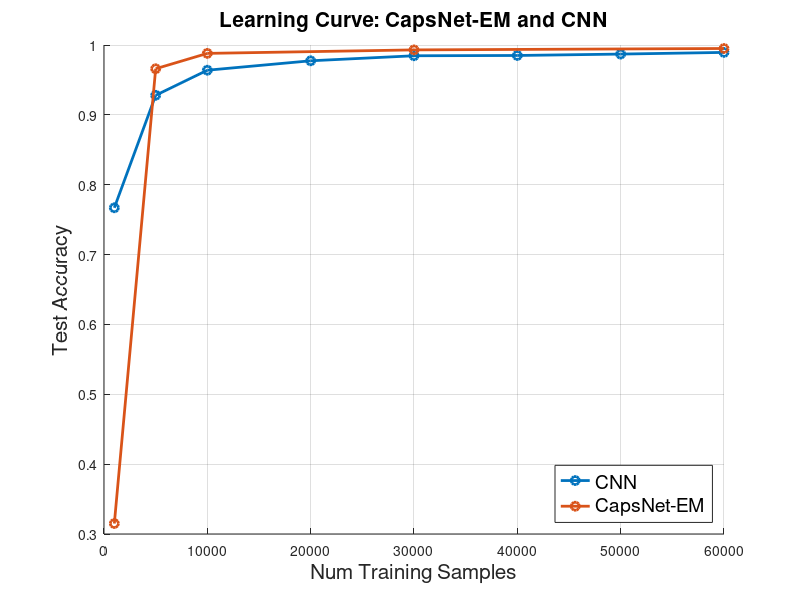

Recreate this plot in MATLAB.


%%%%% CNN Results
cnn_train_size = [1e3,5e3,1e4,2e4,3e4,4e4,5e4,6e4];
cnn_test_accuracy = [0.767,0.928,0.9639,0.9774,0.9846,0.985,0.987,0.9894];


%%%%% CapsNet EM Results
em_train_size = [1e3,5e3,1e4,3e4,6e4];
em_test_accuracy = [0.315,0.966,0.988,0.9930,0.9950];


close all;

clf;
hold on;
plot(cnn_train_size,cnn_test_accuracy,'-o','linewidth',2);
plot(em_train_size,em_test_accuracy,'-o','linewidth',2);

grid on;
title('Learning Curve: CapsNet-EM and CNN','FontSize',15);
xlabel('Num Training Samples','FontSize',15)
ylabel('Test Accuracy','FontSize',15)
h = legend('CNN','CapsNet-EM','location','southeast');
set(h,'FontSize',14); 


